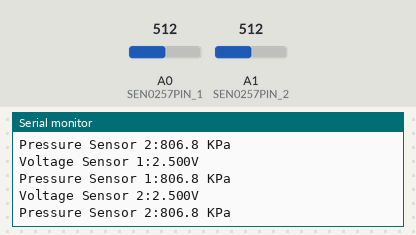
The sketch below on a simulated Arduino Uno, built with avr-gcc and run on an emulated ATmega328P. Parts: the last lines printed to the serial monitor. The inputs (shaded band) are chosen by the test bench; at power-on: A0 (SEN0257PIN_1) = 512, A1 (SEN0257PIN_2) = 512.

Above: at 1.3 s.
1.4 s: A0 (SEN0257PIN_1) set to 716
At 1.82 s:
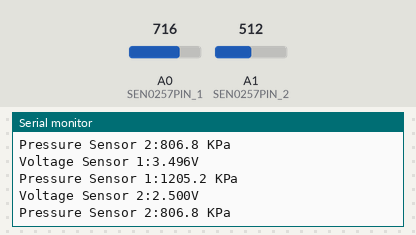
2.9 s: A1 (SEN0257PIN_2) set to 716
At 3.34 s:
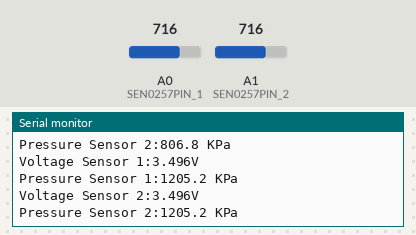
4.4 s: A0 (SEN0257PIN_1) set to 900
At 4.85 s:
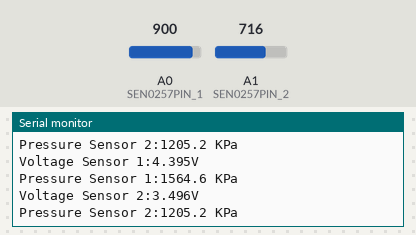
5.9 s: A1 (SEN0257PIN_2) set to 900
At 6.36 s:
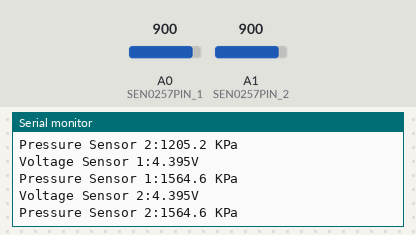
Timing chart, 0 to 8.4 s (numbered marks = the images above; inputs shaded):
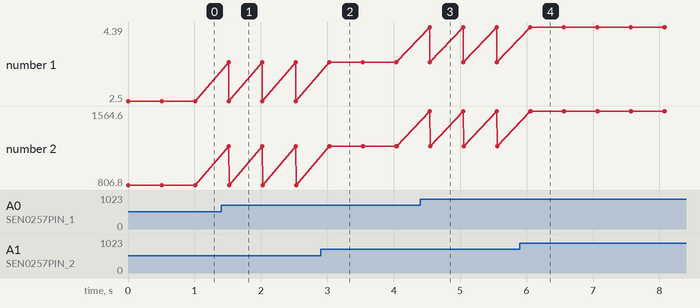

The sketch:

sn0257_calibration.ino
```cpp
#include<Arduino.h>

// SEN0257  parameters
#define SEN0257PIN_1 A0
#define SEN0257PIN_2 A1

// Offset to calibrate
const float offSet = 0.483 ;

float voltage1, pressure1;
float voltage2, pressure2;


void setup(){
    Serial.begin(115200);
}


void loop(){
    calibateSensor();
}

void calibateSensor(){
    /************************************************************
     Water Sensor Calibration

    The output voltage offset of the sensor is 0.5V (norminal).
    However, due to the zero-drifting of the internal circuit, the
    no-load output voltage is not exactly 0.5V. Calibration needs to
    be carried out as follow.

    Calibration: connect the 3 pin wire to the Arduio UNO (VCC, GND and Signal)
    without connecting the sensor to the water pipe and run the program
    for once. Mark down the LOWEST voltage value through the serial
    monitor and revise the "OffSet" value to complete the calibration.
    After the calibration the sensor is ready for measuring!
    **************************************************************/

    // Sensor 1
    voltage1 = analogRead(0) * 5.00 / 1024; //Sensor output voltage
    pressure1 = (voltage1 - offSet) * 400; //Calculate water pressure

    // Sensor 2
    voltage2 = analogRead(1) * 5.00 / 1024; //Sensor output voltage
    pressure2 = (voltage2 - offSet) * 400; //Calculate water pressure

    // Print output
    Serial.print("Voltage Sensor 1:");
    Serial.print(voltage1, 3);
    Serial.println("V");
    Serial.print("Pressure Sensor 1:");
    Serial.print(pressure1, 1);
    Serial.println(" KPa");
    Serial.println();

    Serial.print("Voltage Sensor 2:");
    Serial.print(voltage2, 3);
    Serial.println("V");
    Serial.print("Pressure Sensor 2:");
    Serial.print(pressure2, 1);
    Serial.println(" KPa");
    Serial.println();

    delay(500);
}
```

Measured:
- after the input at 1.4 s, the serial monitor: prints a new line after 0.11 s (image 1)
- after the input at 2.9 s, the serial monitor: prints a new line after 0.13 s (image 2)
- after the input at 4.4 s, the serial monitor: prints a new line after 0.14 s (image 3)
- after the input at 5.9 s, the serial monitor: prints a new line after 0.16 s (image 4)
